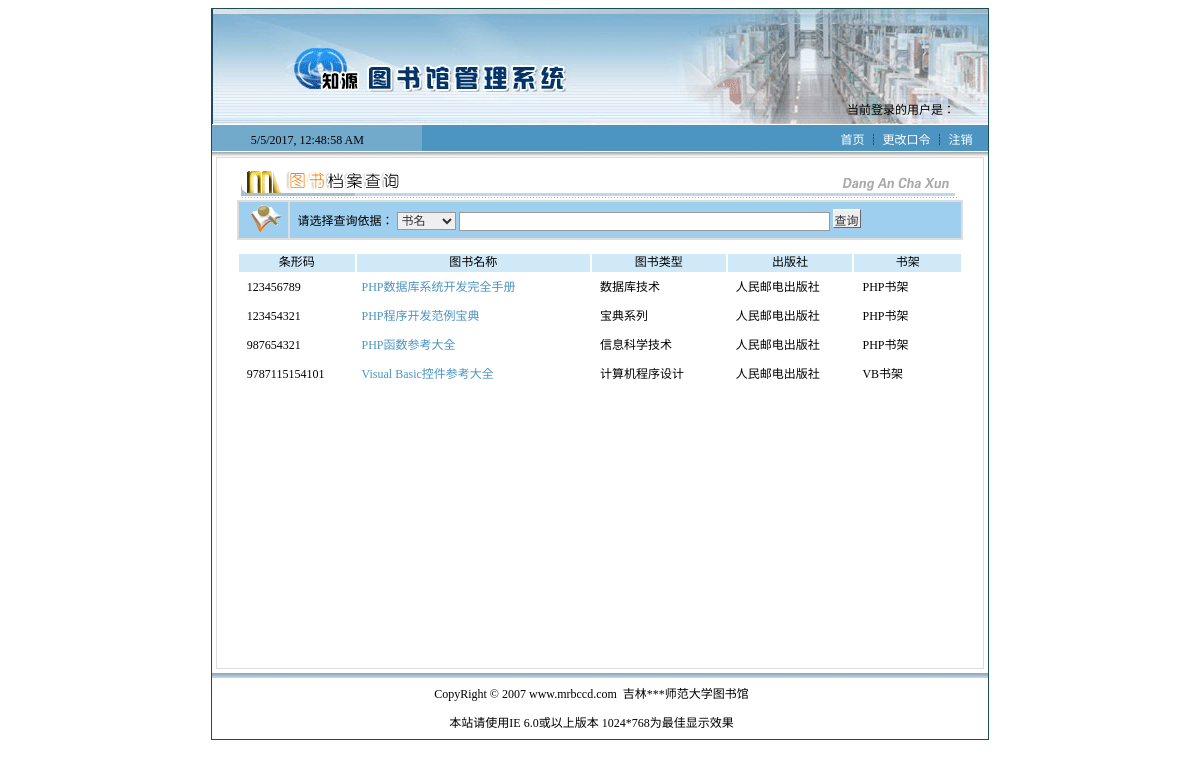
/bookQuery.php, run on the app's committed database.
### tables this page shows
CREATE TABLE IF NOT EXISTS `tb_bookinfo` (
  `barcode` varchar(30) DEFAULT NULL,
  `bookname` varchar(70) DEFAULT NULL,
  `typeid` int(10) unsigned DEFAULT NULL,
  `author` varchar(30) DEFAULT NULL,
  `translator` varchar(30) DEFAULT NULL,
  `ISBN` varchar(20) DEFAULT NULL,
  `price` float(8,2) DEFAULT NULL,
  `page` int(10) unsigned DEFAULT NULL,
  `bookcase` int(10) unsigned DEFAULT NULL,
  `storage` int(10) unsigned DEFAULT NULL,
  `inTime` date DEFAULT NULL,
  `operator` varchar(30) DEFAULT NULL,
  `del` tinyint(1) DEFAULT '0',
  `id` int(11) NOT NULL AUTO_INCREMENT,
  PRIMARY KEY (`id`)
);

CREATE TABLE IF NOT EXISTS `tb_booktype` (
  `id` int(10) unsigned NOT NULL AUTO_INCREMENT,
  `typename` varchar(30) DEFAULT NULL,
  `days` int(10) unsigned DEFAULT NULL,
  PRIMARY KEY (`id`)
);

CREATE TABLE IF NOT EXISTS `tb_publishing` (
  `ISBN` varchar(20) DEFAULT NULL,
  `pubname` varchar(30) DEFAULT NULL
);

CREATE TABLE IF NOT EXISTS `tb_bookcase` (
  `id` int(10) unsigned NOT NULL AUTO_INCREMENT,
  `name` varchar(30) DEFAULT NULL,
  PRIMARY KEY (`id`)
);

### bookQuery.php (the view, shortened to what this page needs)
<html>
<head>
<link href="CSS/style.css" rel="stylesheet">
</head>
<body>
<table width="776" border="0" align="center" cellpadding="0" cellspacing="0" class="tableBorder">
  <tr>
    <td>
	<?php include ("navigation.php"); ?>
	</td>
	</tr>
	<td>
	<table width="100%"  border="0" cellspacing="0" cellpadding="0">
  <tr>
    <td valign="top" bgcolor="#FFFFFF"><table width="99%" height="510"  border="0" align="center" cellpadding="0" cellspacing="0" bgcolor="#FFFFFF" class="tableBorder_gray">
  <tr>
    <td height="510" align="center" valign="top" style="padding:5px;"><table width="98%" height="487"  border="0" cellpadding="0" cellspacing="0">
      <tr>
        <td align="center" valign="top">
	      <table width="723" height="37" border="0" cellpadding="0" cellspacing="0">
            <tr>
              <td background="Images/dangan.gif">&nbsp;</td>
            </tr>
          </table>
	      <form  name="form1" method="post" action="">
	        <table width="98%" height="38"  border="1" cellpadding="1" cellspacing="0" bordercolor="#FFFFFF" bgcolor="#9ECFEE" class="tableBorder_gray">
  <tr>
    <td align="center">
&nbsp;<img src="Images/search.gif" width="37" height="29"></td>
    <td>&nbsp;&nbsp;请选择查询依据：
      <select name="f" class="wenbenkuang" id="f">
        <option value="<?php echo "b.bookname";?>" selected>书名</option>
                  </select>
      <input name="key1" type="text" id="key1" size="50">
      <input name="Submit" type="submit" class="btn_grey" value="查询"></td>
  </tr>
</table>
</form>
<?php
include("conn/conn.php");
$query=mysqli_query($conn,"select b.*,c.name as bookcasename,p.pubname,t.typename from tb_bookinfo b left join tb_bookcase c on b.bookcase=c.id join tb_publishing p on b.ISBN=p.ISBN join tb_booktype t on b.typeid=t.id");
$result=mysqli_fetch_array($query);
if($result==false){
?>
          <table width="100%" height="30"  border="0" cellpadding="0" cellspacing="0">
            <tr>
              <td height="36" align="center">暂无图书信息！</td>
            </tr>
          </table>
<?php
 }
 else{
 ?>
  <table width="98%"  border="1" cellpadding="0" cellspacing="0" bordercolor="#FFFFFF" bordercolordark="#D2E3E6" bordercolorlight="#FFFFFF">
  <tr align="center" bgcolor="#D0E9F8">
    <td width="13%">条形码</td>
    <td width="26%">图书名称</td>
    <td width="15%">图书类型</td>
    <td width="14%">出版社</td>
    <td width="12%">书架</td>
  </tr>
<?php
if($_POST[key1]==""){
do{
?>
  <tr>
    <td style="padding:5px;">&nbsp;<?php echo $result[barcode];?></td>
    <td style="padding:5px;"><a href="book_look.php?id=<?php echo $result[id]; ?>"><?php echo $result[bookname];?></a></td>
    <td style="padding:5px;">&nbsp;<?php echo $result[typename];?></td>
    <td style="padding:5px;">&nbsp;<?php echo $result[pubname];?></td>
    <td style="padding:5px;">&nbsp;<?php echo $result[bookcasename];?></td>
    </tr>
<?php
	}while($result=mysqli_fetch_array($query));
}
}
?>
</table></td>
      </tr>
    </table></td>
  </tr>
</table><?php include("copyright.php");?></td>
  </tr>
</table>
</td>
</table>
</body>
</html>

### navigation.php (shortened to what this page needs)
<?php
include("conn/conn.php");
$query=mysqli_query($conn,"select m.id,m.name,p.id,p.sysset,p.readerset,p.bookset,p.borrowback,p.sysquery from tb_manager as m left join (select * from tb_purview ) as p on m.id=p.id where name='$_SESSION[admin_name]'");
$info=mysqli_fetch_array($query);
?>
<table width="776" border="0" align="center" cellpadding="0" cellspacing="0">
  <tr>
    <td height="115" align="right" valign="bottom" background="Images/banner.gif" bgcolor="#FD9C11"><table width="100%"  border="0" cellspacing="0" cellpadding="0">
      <tr>
        <td height="26" align="right">当前登录的用户是：<?php echo $_SESSION[admin_name];?>&nbsp;&nbsp;&nbsp;&nbsp;&nbsp;&nbsp;&nbsp;&nbsp;&nbsp;&nbsp;&nbsp;</td>
      </tr>
    </table></td>
  </tr>
  <tr>
    <td height="33" align="right" background="Images/menu_line1.gif" bgcolor="#FD9C11"><table width="100%"  border="0" cellspacing="0" cellpadding="0">
      <tr>
        <td width="5%"></td>
        <td width="23%"></td>
        <td width="70%" align="right"><a href="index.php" class="a1">首页</a> ┊
		<?php if($info[sysquery]==1){ ?><a  onmouseover=showmenu(event,querymenu) onmouseout=delayhidemenu()  style="CURSOR:hand" class="a1">
		系统查询</a> ┊ <?php } ?><a  href="pwd_Modify.php" class="a1"> 更改口令</a> ┊ <a href="safequit.php" class="a1">注销</a></td>
        <td width="2%">&nbsp;</td>
      </tr>
    </table></td>
  </tr>
</table>

### copyright.php
<table width="776" height="70"  border="0" align="center" cellpadding="0" cellspacing="0">
      <tr>
        <td height="2" colspan="4"></td>
  </tr>
      <tr>
        <td height="5" colspan="3" background="Images/line.gif"></td>
      </tr>
      <tr>
        <td width="124">&nbsp;</td>
        <td height="20" align="center">CopyRight &copy; 2007 www.mrbccd.com&nbsp; 吉林***师范大学图书馆</td>
        <td width="141">&nbsp;</td>
      </tr>
      <tr>
        <td height="20"></td>
        <td height="20" align="center">本站请使用IE 6.0或以上版本 1024*768为最佳显示效果</td>
        <td height="20"></td>
      </tr>
    </table>

### css/style.css (style rules this page uses)
td { font-size: 9pt; line-height:144%; }
a { font-size: 9pt; text-decoration: none; color: #4C94C1; }
.a1 { font-size: 9pt; text-decoration: none; color: #FFFFFF; }
.btn_grey { font-family: "宋体"; font-size: 9pt;color: #333333; background-color: #eeeeee;cursor: hand;padding:1px;height:19px; border-top: 1px solid #FFFFFF;border-right:1px solid #666666; border-bottom: 1px solid #666666;border-left: 1px solid #FFFFFF; }
input { font-family: "宋体"; font-size: 9pt; color: #333333; border: 1px solid #999999; }
.wenbenkuang { font-family: "宋体"; font-size: 9pt; color: #333333; border: 1px solid #999999; }
.tableBorder { border: #1B4E51 1px solid }
.tableBorder_gray { border: #DDDDDD 1px solid }

### data on the page
tb_bookinfo: barcode "123456789", bookname "PHP数据库系统开发完全手册", tb_booktype.typename "数据库技术", tb_publishing.pubname "人民邮电出版社", tb_bookcase.name "PHP书架"
tb_bookinfo: barcode "123454321", bookname "PHP程序开发范例宝典", tb_booktype.typename "宝典系列", tb_publishing.pubname "人民邮电出版社", tb_bookcase.name "PHP书架"
tb_bookinfo: barcode "987654321", bookname "PHP函数参考大全", tb_booktype.typename "信息科学技术", tb_publishing.pubname "人民邮电出版社", tb_bookcase.name "PHP书架"
tb_bookinfo: barcode "9787115154101", bookname "Visual Basic控件参考大全", tb_booktype.typename "计算机程序设计", tb_publishing.pubname "人民邮电出版社", tb_bookcase.name "VB书架"
